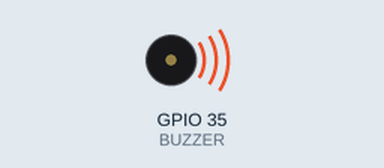
Bench run of a sketch on a simulated ESP32. Parts: buzzer (waves = sounding).

Above: at 0.07 s.
At 2.97 s:
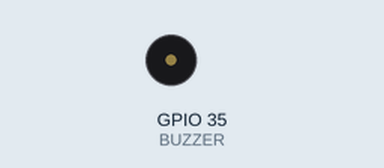
Timing chart, 0 to 3.5 s (numbered marks = the images above):
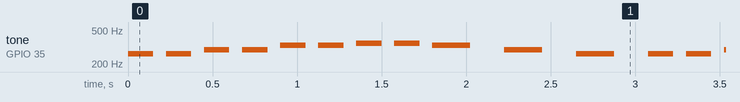

Measured:
- by itself, tone on GPIO 35 (BUZZER): plays 262 Hz for 0.15 s, 262 Hz for 0.15 s, 294 Hz for 0.15 s, 294 Hz for 0.15 s, 330 Hz for 0.15 s, 330 Hz for 0.15 s … (466 notes in this stretch)

The sketch:

frog.ino
```cpp
const int BUZZER = 35;

void setup() {
  pinMode(BUZZER, OUTPUT);
}

void loop() {
  int a = 150;
  int b = 225;
  int c = 300;
  int d = 425;
  tone(BUZZER, 262, a); //ド
  delay(b);
  tone(BUZZER, 262, a); //ド
  delay(b);
  tone(BUZZER, 294, a); //レ
  delay(b);
  tone(BUZZER, 294, a); //レ
  delay(b);
  tone(BUZZER, 330, a); //ミ
  delay(b);
  tone(BUZZER, 330, a); //ミ
  delay(b);
  tone(BUZZER, 349, a); //ファ
  delay(b);
  tone(BUZZER, 349, a); //ファ
  delay(b);

  tone(BUZZER, 330, b); //ミ
  delay(d);
  tone(BUZZER, 294, b); //レ
  delay(d);
  tone(BUZZER, 262, b); //ド
  delay(d);
}
```
